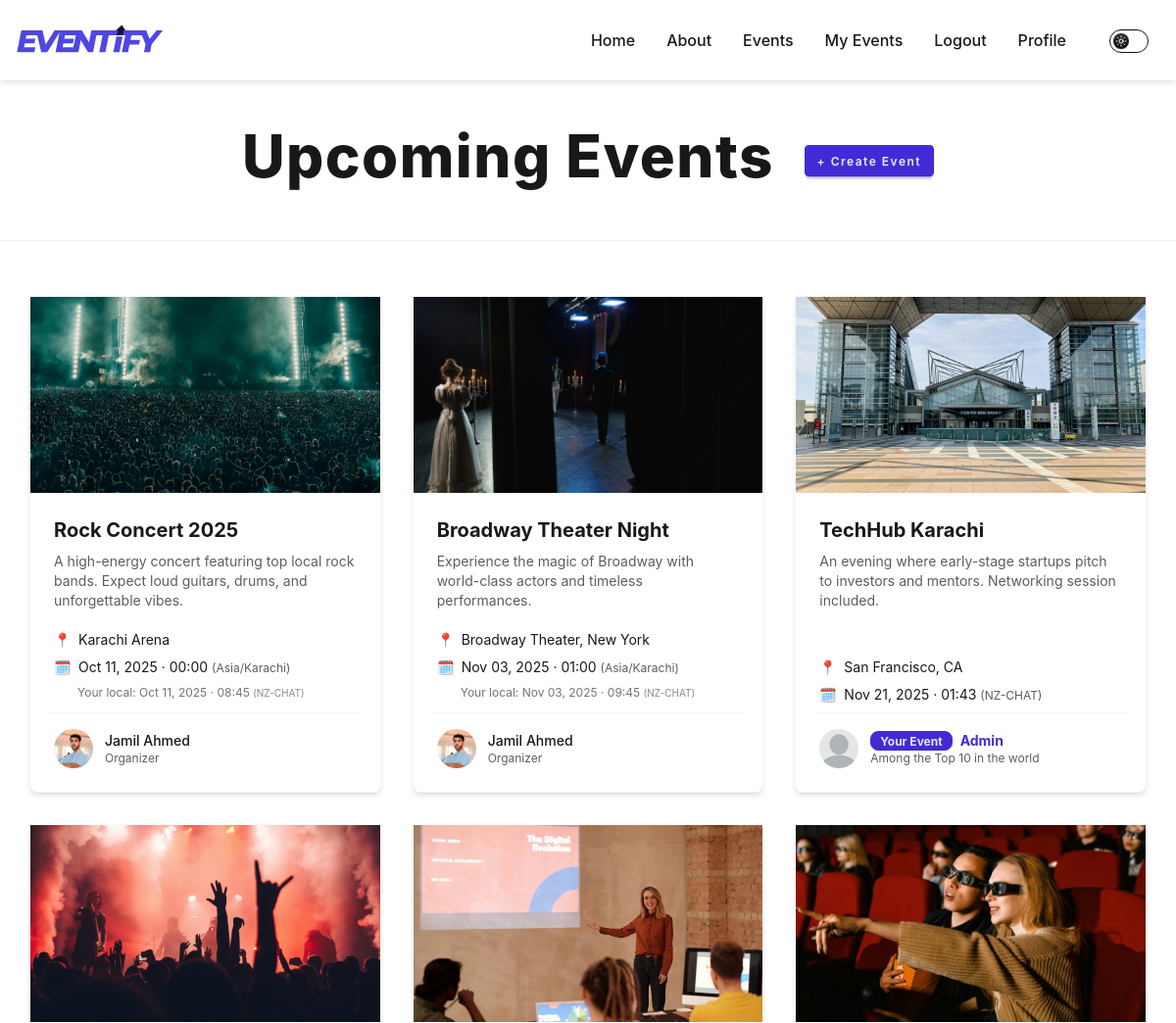
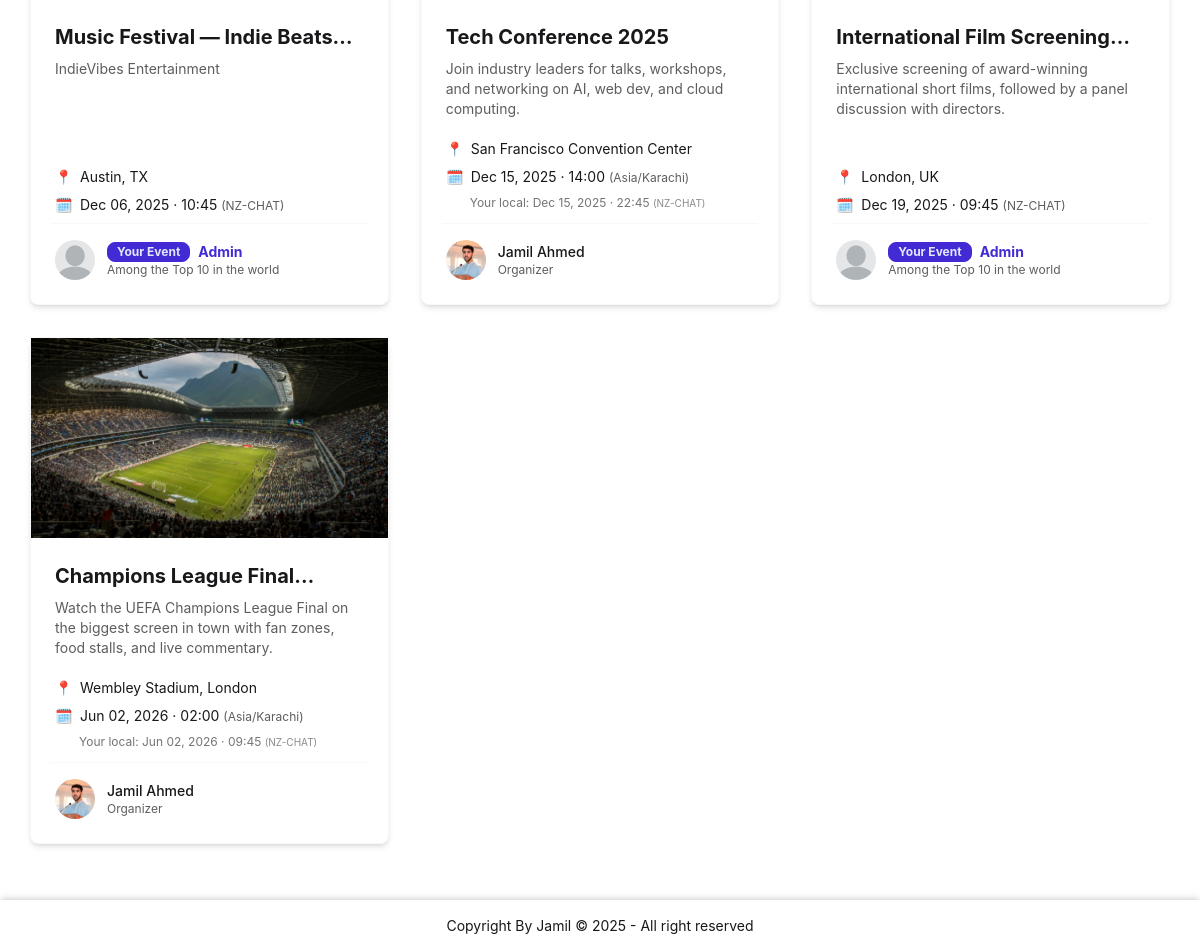
Page /events/ (signed in) on the committed database (2 pictures, top to bottom).
### events/models.py (models this page shows, shortened)
class Event(models.Model):
    id = models.UUIDField(
        primary_key=True,
        default=uuid.uuid4,
        editable=False
    )
    title = models.CharField(max_length=255)
    description = models.TextField(blank=True)
    start_time = models.DateTimeField(default=timezone.now)
    location = models.TextField()
    image = models.ImageField(upload_to='events/')
    organizer = models.ForeignKey(
        User, on_delete=models.CASCADE, related_name="events"
    )

### authentication/models.py (models this page shows, shortened)
class User(AbstractUser):
    ROLE_CHOICES = [
        ('admin', 'Admin'),
        ('organizer', 'Organizer'),
        ('attendee', 'Attendee'),
    ]
    id = models.UUIDField(
        primary_key=True,
        default=uuid.uuid4,
        editable=False
    )
    name = models.CharField(_("Full Name"), max_length=300, blank=False)
    email = models.EmailField(_("Email address"), unique=True)
    role = models.CharField(
        max_length=20, choices=ROLE_CHOICES, default='attendee'
    )
    tagline = models.CharField(_("Tagline"), max_length=150, blank=True)
    description = models.TextField(_("Description"), blank=True)
    following = models.ManyToManyField(
        'self',
        symmetrical=False,
        related_name='followers',
        blank=True
    )
    timezone = models.CharField(
        max_length=50,
        choices=[(tz, tz) for tz in pytz.all_timezones],
        default="UTC"
    )
    profile_pic = models.ImageField(
        upload_to='profiles/',
        blank=True,
        null=True
    )

### events/views/event_views.py (the view)
# urls.py: path('events/', include("events.urls"))
def events(request):
    mine_param = request.GET.get("mine") == "1"
    if (
        mine_param
        and request.user.is_authenticated
        and request.user.role in ['organizer', 'admin']
    ):
        event_list = Event.objects.filter(
            organizer=request.user).order_by('-pk')
    else:
        event_list = Event.objects.filter(
            organizer__role__in=['organizer', 'admin'],
            start_time__gte=timezone.now()
        ).order_by('start_time', 'pk')
        mine_param = False  # reset if not allowed
    paginator = Paginator(event_list, MAX_EVENTS_PER_PAGE)
    page_number = request.GET.get('page')
    events = paginator.get_page(page_number)
    return render(request, 'events/event_templates/events.html', {
        'events': events,
        'mine': mine_param,
    })

### templates/events/event_templates/events.html (shortened to what this page needs)
{% extends 'base.html' %}
{% load static thumbnail tz %}
{% block body %}
  <div class="mx-auto max-w-[1250px] w-[95%]">
    <h1 class="text-4xl md:text-5xl lg:text-6xl font-extrabold leading-tight mt-10 mb-12 text-center tracking-wide">
      {% if mine %}
        My Events
      {% else %}
        Upcoming Events
      {% endif %}
      {% if request.user.is_authenticated and request.user.role in 'organizer admin' %}
        <a href="{% url 'events:add_event' %}" class="ml-4 btn btn-primary btn-sm align-middle">+ Create Event</a>
      {% endif %}
    </h1>
  </div>
  <hr class="my-6 border-base-300" />
  <div class="mx-auto max-w-[1250px] w-[95%] min-h-[70dvh] grid gap-8 sm:grid-cols-2 lg:grid-cols-3 my-14">
    {% for event in events %}
      <div class="card bg-base-100 shadow-md hover:shadow-xl transition duration-300 border border-base-200">
        {% if event.image %}
          <a href="{% url 'events:event_detail' event.pk %}">
            <figure class="aspect-[16/9] overflow-hidden">
              {% thumbnail event.image '400x226' crop='center' as thumb %}
              <img src="{{ thumb.url }}" alt="{{ event.title }}" class="w-full h-full object-cover hover:scale-105 transition duration-500" />
              {% endthumbnail %}
            </figure>
          </a>
        {% endif %}
        <div class="card-body flex flex-col">
          <a href="{% url 'events:event_detail' event.pk %}"><h2 class="card-title text-xl font-bold line-clamp-1">{{ event.title }}</h2></a>
          <p class="text-sm text-base-content/70 line-clamp-3">{{ event.description }}</p>
          <div class="mt-3 text-sm space-y-2">
            <p class="flex flex-wrap items-center gap-2">
              <span class="font-medium">📍</span>
              <span class="break-words">{{ event.location }}</span>
            </p>
            <div class="flex flex-col space-y-1">
              <p class="flex items-center gap-2">
                <span class="font-medium">🗓</span>
                <span>
                  {% timezone event.organizer.timezone %}
                  {{ event.start_time|date:'M d, Y · H:i' }}
                  {% endtimezone %}
                  <span class="text-xs text-base-content/70">({{ event.organizer.timezone }})</span>
                </span>
              </p>
              {% if request.user.is_authenticated and request.user.timezone != event.organizer.timezone %}
                <p class="text-xs my-1 text-base-content/60 pl-6">
                  Your local:{% timezone request.user.timezone %}
                  {{ event.start_time|date:'M d, Y · H:i' }}
                  {% endtimezone %}
                  <span class="text-[10px] text-base-content/50">({{ request.user.timezone }})</span>
                </p>
              {% endif %}
            </div>
          </div>
          <a href="{% url 'authentication:profile' event.organizer.username %}" class="flex items-center gap-3 mt-auto pt-4 border-t border-base-200 hover:bg-base-200/40 transition rounded-md p-2 -m-2">
            <div class="avatar">
              <div class="w-10 h-10 rounded-full">
                {% if event.organizer.profile_pic %}
                  {% thumbnail event.organizer.profile_pic '40x40' crop='center' as thumb %}
                  <img src="{{ thumb.url }}" alt="{{ event.organizer.name }}" />
                  {% endthumbnail %}
                {% else %}
                  <img src="{% static 'images/default-profile.webp' %}" alt="Default profile" />
                {% endif %}
              </div>
            </div>
            <div>
              {% if event.organizer == request.user %}
                <p class="text-sm font-bold text-primary flex items-center gap-2">
                  <span class="badge badge-sm badge-primary">Your Event</span>
                  {{ event.organizer.name }}
                </p>
              {% else %}
                <p class="text-sm font-medium text-base-content">{{ event.organizer.name }}</p>
              {% endif %}
              <p class="text-xs text-base-content/70">{{ event.organizer.tagline|default:'Organizer' }}</p>
            </div>
          </a>
        </div>
      </div>
    {% empty %}
      <p class="col-span-full text-center text-base-content/60 text-lg">No events available at the moment.</p>
    {% endfor %}
  </div>
{% endblock %}

### rows in the picture
Event: shows a picture, title "Rock Concert 2025", description "A high-energy concert featuring top local rock bands. Expect loud guitars, drums, and unforgettable vibes.", location "Karachi Arena", start_time "Oct 11, 2025 · 00:00", organizer.timezone "Asia/Karachi", start_time "Oct 11, 2025 · 08:45", organizer.name "Jamil Ahmed", organizer.tagline "Organizer"
User: user.timezone "NZ-CHAT"
Event: shows a picture, title "Broadway Theater Night", description "Experience the magic of Broadway with world-class actors and timeless performances.", location "Broadway Theater, New York", start_time "Nov 03, 2025 · 01:00", organizer.timezone "Asia/Karachi", start_time "Nov 03, 2025 · 09:45", organizer.name "Jamil Ahmed", organizer.tagline "Organizer"
Event: shows a picture, title "TechHub Karachi", description "An evening where early-stage startups pitch to investors and mentors. Networking session included.", location "San Francisco, CA", start_time "Nov 21, 2025 · 01:43", organizer.timezone "NZ-CHAT", organizer.name "Admin", organizer.tagline "Among the Top 10 in the world"
Event: shows a picture, title "Music Festival — Indie…", description "IndieVibes Entertainment", location "Austin, TX", start_time "Dec 06, 2025 · 10:45", organizer.timezone "NZ-CHAT", organizer.name "Admin", organizer.tagline "Among the Top 10 in the world"
Event: shows a picture, title "Tech Conference 2025", description "Join industry leaders for talks, workshops, and networking on AI, web dev, and cloud computing.", location "San Francisco Convention Center", start_time "Dec 15, 2025 · 14:00", organizer.timezone "Asia/Karachi", start_time "Dec 15, 2025 · 22:45", organizer.name "Jamil Ahmed", organizer.tagline "Organizer"
Event: shows a picture, title "International Film…", description "Exclusive screening of award-winning international short films, followed by a panel discussion with directors.", location "London, UK", start_time "Dec 19, 2025 · 09:45", organizer.timezone "NZ-CHAT", organizer.name "Admin", organizer.tagline "Among the Top 10 in the world"
Event: shows a picture, title "Champions League…", description "Watch the UEFA Champions League Final on the biggest screen in town with fan zones, food stalls, and live commentary.", location "Wembley Stadium, London", start_time "Jun 02, 2026 · 02:00", organizer.timezone "Asia/Karachi", start_time "Jun 02, 2026 · 09:45", organizer.name "Jamil Ahmed", organizer.tagline "Organizer"
